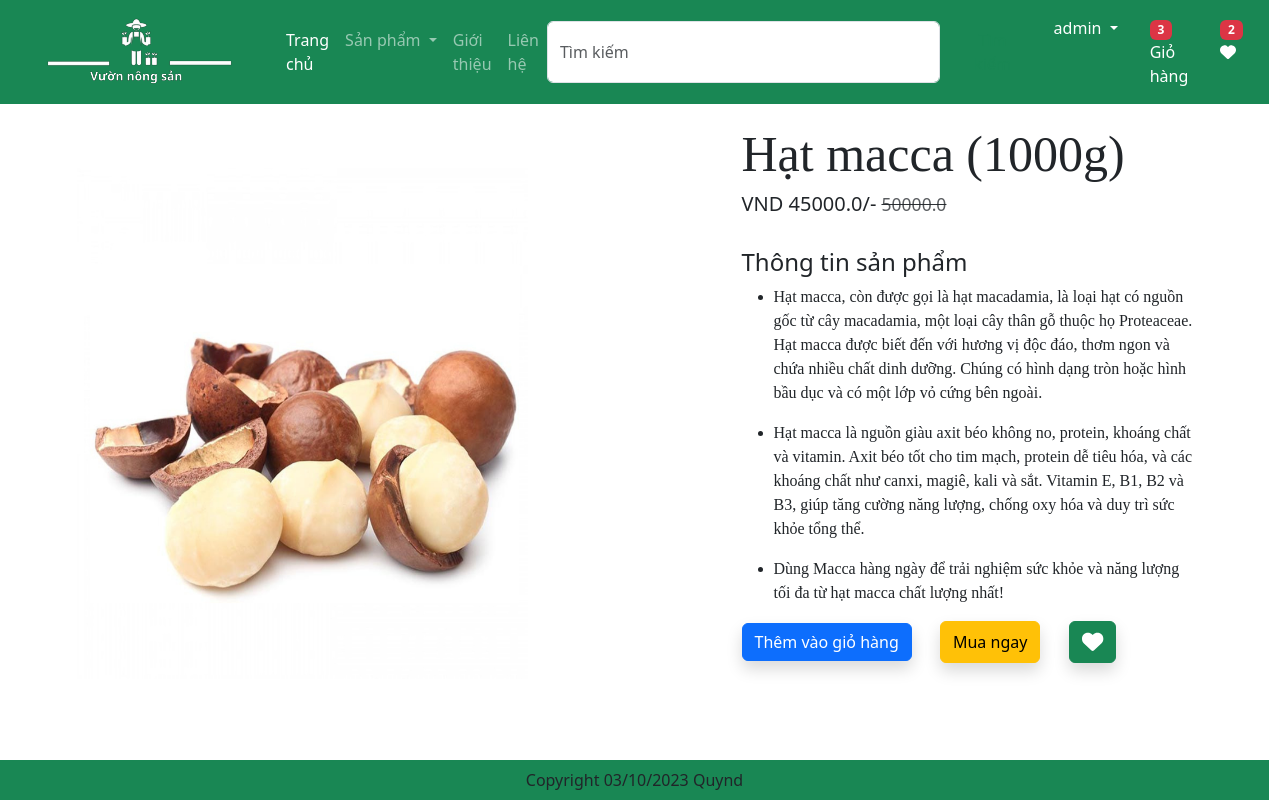
Page /product-detail/1 (signed in) on the committed database.
### app/models.py (models this page shows, shortened)
class Product(models.Model):
    title = models.CharField(max_length=100)
    selling_price = models.FloatField()
    discounted_price = models.FloatField()
    description = models.TextField()
    composition = models.TextField(default='')
    prodapp = models.TextField(default='')
    category = models.CharField(choices=CATEGORY_CHOICES, max_length=3)
    product_image = models.ImageField(upload_to='product')

### app/views.py (the view)
# urls.py: path('product-detail/<int:pk>', views.ProductDetail.as_view(), name="product-detail"),
@method_decorator(login_required, name='dispatch')
class ProductDetail(View):
    def get(self, request, pk):
        totalitem = 0
        wishitem = 0
        if request.user.is_authenticated:
            totalitem = len(Cart.objects.filter(user=request.user))
            wishitem = len(Wishlist.objects.filter(user=request.user))
        product = Product.objects.get(pk=pk)
        wishlist = Wishlist.objects.filter(Q(product=product) & Q(user=request.user))
        return render(request, "app/productdetail.html", locals())

### app/templates/app/productdetail.html (shortened to what this page needs)
{% extends "app/base.html" %}
{% load static %}
{% block main-content %}
    <div class="container">
        <div class="row flex justify-content-between">
            <div class="img2 col-lg-5 mt-5">
                <img src="{{product.product_image.url}}" class="image col-xs-6 col-sm-12 col-lg-12 mt-3
                text-sm-center w-100 h-100" alt="">
            </div>
            <div class="productdetail col-lg-5">
                <h1 style="font-family: Georgia; font-size: 50px; padding-top: 20px">{{product.title}}</h1>
                <h5>VND {{product.discounted_price}}/-                <small class="text-decoration-line-through text-muted fa-5
                "><del>{{product.selling_price}}</del></small></h5>
                <br><h4>Thông tin sản phẩm</h4>
                <ul class="fs-12" style="font-family: Rajdhani;">
                    <li>{{product.description}}</li>
                </ul>
                <ul class="fs-12" style="font-family: Rajdhani;">
                    <li>{{product.composition}}</li>
                </ul>
                <ul class="fs-12" style="font-family: Rajdhani;">
                    <li>{{product.prodapp}}</li>
                </ul>
                <form action="/add-to-cart" class="d-inline">
                    <button type="submit" class="btn btn-primary shadow py2">Thêm vào giỏ hàng</button>
                </form>
                <a href="{% url 'showcart' %}" class="btn btn-warning shadow py-2 ms-4">Mua ngay</a>
                {% if wishlist %}
                <a pid = {{product.id}} class="minus-wishlist btn btn-danger shadow  py-2 ms-4">
                    <i class="fas fa-heart fa-lg"></i>
                </a>
                {% else %}
                <a pid = {{product.id}} class="plus-wishlist btn btn-success shadow  py-2 ms-4">
                    <i class="fas fa-heart fa-lg"></i>
                </a>
                {% endif %}
            </div>
        </div>
    </div>
{% endblock main-content %}

### app/templates/app/base.html (shortened to what this page needs)
<!DOCTYPE html>
{% load static %}
<html lang="en">
<head>
    <link href="https://cdn.jsdelivr.net/npm/bootstrap@5.3.2/dist/css/bootstrap.min.css" rel="stylesheet"
>
    <link rel="stylesheet" href="{% static 'app/css/owl.carousel.min.css'%}"/>
    <link rel="stylesheet" href="{% static 'app/css/all.min.css'%}" />
    <link rel="stylesheet" href="{% static 'app/css/style.css'%}"/>
</head>
<body>
    <nav class="navbar navbar-expand-lg navbar-dark bg-success">
      <div class="container-fluid">
        <a class="navbar-brand" href="/">
            <img src="{% static 'app/images/logo.png'%}" width="250" height="70"/>
        </a>
        <div class="collapse navbar-collapse" id="navbarSupportedContent">
          <ul class="navbar-nav me-auto mb-2 mb-lg-0">
            <li class="nav-item">
              <a class="nav-link active" aria-current="page" href="/">Trang chủ</a>
            </li>
            <li class="nav-item dropdown">
              <a class="nav-link dropdown-toggle" href="#" role="button" data-bs-toggle="dropdown" aria-expanded="false">
                Sản phẩm
              </a>
            </li>
            <li class="nav-item">
              <a class="nav-link text-while" href="{% url 'about'%}">Giới thiệu</a>
            </li>
            <li class="nav-item">
              <a class="nav-link text-while" href="{% url 'contact'%}">Liên hệ</a>
            </li>
          </ul>
          <form class="d-flex" role="search" action="/search">
            <input class="form-control me-2" type="search" placeholder="Tìm kiếm" name="search" aria-label="Search" style="width: 420px">
            <button class="btn btn-outline-success" type="submit">Tìm kiếm</button>
          </form>
        </div>
        {% if request.user.is_authenticated %}
        <ul class = "navbar-nav me-auto mb-2 mb-lg-0">
            <li class = "nav-item dropdown mx-2">
              <a class="nav-link dropdown-toggle text-white" href="#"
              id="profileDropdown" role="button" data-bs-toggle="dropdown"
              aria-expanded="false"> {{request.user}} </a>
            </li>
            <li class="nav-item mx-2">
                <a href="{% url 'showcart' %}" class="nav-link text-white">
                    <span class="badge bg-danger">{% if totalitem > 0%}{{totalitem}} {%endif%}</span>
                    Giỏ hàng</a>
            </li>
            <li class="nav-item mx-2">
                <a href="#" class="nav-link text-white">
                    <span class="badge bg-danger">{% if wishitem > 0%} {{wishitem}} {%endif%}</span>
                    <i class="fa fa-heart"></i></a>
            </li>
            {% else %}
                <a href="{% url 'login' %}" class="nav-link text-white" style="padding-right: 25px">Đăng nhập</a>
                <a href="{% url 'customerregistration' %}" class="nav-link text-white" style="padding-right: 70px">Đăng ký</a>
            {% endif %}
        </ul>
      </div>
    </nav>
    {% block main-content %}{% endblock main-content %}
    <footer class="container-fluid fixed-bottom bg-success text-center p-2 mt-5">
        Copyright 03/10/2023 Quynd
    </footer>
</body>
</html>

### rows in the picture
Product: product_image (picture), title "Hạt macca (1000g)", discounted_price "45000.0", selling_price "50000.0", description "Hạt macca, còn được gọi là hạt macadamia, là loại hạt có nguồn gốc từ cây macadamia, một loại cây thân gỗ thuộc họ Proteaceae. Hạt macca được biết đến với hương vị độc đáo, thơm ngon và chứa nhiều chất dinh dưỡng. Chúng có hình dạng tròn hoặc hình bầu dục và có một lớp vỏ cứng bên ngoài.", composition "Hạt macca là nguồn giàu axit béo không no, protein, khoáng chất và vitamin. Axit béo tốt cho tim mạch, protein dễ tiêu hóa, và các khoáng chất như canxi, magiê, kali và sắt. Vitamin E, B1, B2 và B3, giúp tăng cường năng lượng, chống oxy hóa và duy trì sức khỏe tổng thể.", prodapp "Dùng Macca hàng ngày để trải nghiệm sức khỏe và năng lượng tối đa từ hạt macca chất lượng nhất!"

### other values in the picture
{{ request.user }} "admin"
{{ totalitem }} "3"
{{ wishitem }} "2"
